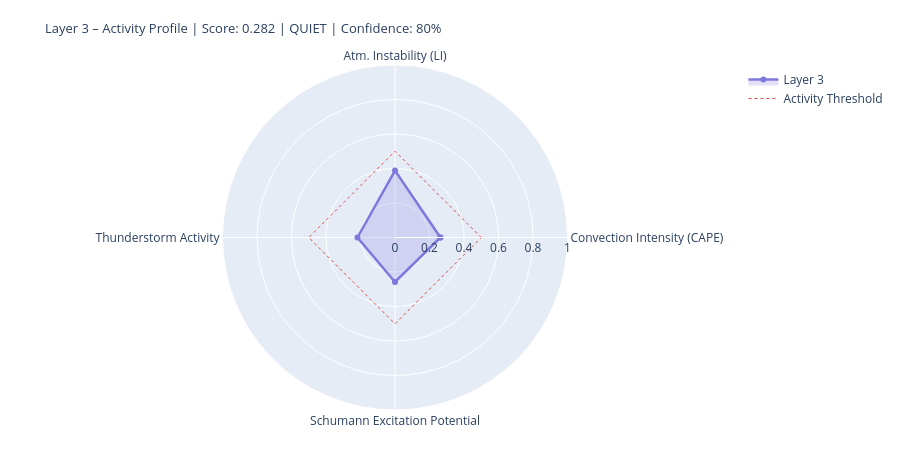

The notebook cell this image was saved under:
### Markdown cell above
---
## 4. State Assessment & Handoff to Layer 4/5

### Code cell
# ============================================================
# LAYER-3-SCORE
# Five dynamic components
# ============================================================

def norm(v, lo, hi):
    if v is None or (isinstance(v, float) and math.isnan(v)): return None
    return round(max(0.0, min(1.0, (v - lo) / (hi - lo))), 4)

# --- 1) Convection intensity (global CAPE mean) ---
cape_mean = df_atm['cape'].dropna().mean() if not df_atm.empty else None
conv_score = norm(cape_mean, 0, 3000)
conv_src   = 'primary' if cape_mean is not None else 'missing'

# --- 2) Atmospheric instability (LI mean) ---
li_mean   = df_atm['li'].dropna().mean() if not df_atm.empty else None
# Negative LI = unstable → higher score
instab_score = norm(-li_mean if li_mean is not None else None, -6, 6)
instab_src   = 'primary' if li_mean is not None else 'missing'

# --- 3) Thunderstorm activity (mean thunder score + WMO count) ---
thunder_mean = df_atm['thunder_score'].mean() if not df_atm.empty else None
n_thunder    = int(df_atm['thunderstorm'].sum()) if not df_atm.empty else 0
thunder_score_val = norm(
    (thunder_mean or 0) * 0.7 + n_thunder * 0.1, 0, 1.0
) if thunder_mean is not None else None
thunder_src = 'primary'

# --- 4) Schumann excitation potential (weighted Schumann contribution) ---
schumann_pot = df_atm['schumann_contribution'].mean() if not df_atm.empty else None
# Boosted by Layer-2 thunderstorm trigger
if schumann_pot is not None and l2_thunder:
    schumann_pot = min(1.0, schumann_pot * 1.2)
schumann_score = norm(schumann_pot, 0, 1.0) if schumann_pot is not None else None
schumann_src   = 'derived'

# --- 5) Storm activity (NASA EONET) ---
# Distinction: None = data not loaded, 0.0 = loaded but no events
storm_score = None
storm_src   = 'missing'
if raw.get('storms') is not None:          # API reached successfully
    storm_score = norm(len(storm_events), 0, 30) if storm_events else 0.0
    storm_src   = 'primary'

# X-Ray and Kp: context only, not in dynamic score
# (X-Ray = Layer-0/4 driver; Kp = geomagnetic index, not a lightning proxy)
xray_context = None
if raw.get('xray'):
    df_xc = pd.DataFrame(raw['xray'])
    fc = next((c for c in df_xc.columns
               if any(k in c.lower() for k in ['flux','long']) and 'time' not in c.lower()),
              df_xc.columns[1])
    df_xc[fc] = pd.to_numeric(df_xc[fc], errors='coerce')
    xray_last = df_xc[fc].dropna().iloc[-1] if not df_xc[fc].dropna().empty else None
    if xray_last:
        xray_class = ('X' if xray_last>=1e-4 else 'M' if xray_last>=1e-5
                      else 'C' if xray_last>=1e-6 else 'B')
        xray_context = {'flux': float(xray_last), 'class': xray_class}
        print(f'X-Ray context: {xray_class}-class ({xray_last:.2e} W/m²)')

# --- Aggregate ---
COMPONENTS = {
    'Convection Intensity (CAPE)':  {'score': conv_score,       'source': conv_src,    'dynamic': True},
    'Atm. Instability (LI)':         {'score': instab_score,     'source': instab_src,  'dynamic': True},
    'Thunderstorm Activity':              {'score': thunder_score_val, 'source': thunder_src, 'dynamic': True},
    'Schumann Excitation Potential':   {'score': schumann_score,   'source': schumann_src,'dynamic': True},
    'Active Storm Events (EONET)': {'score': storm_score,      'source': storm_src,   'dynamic': True},
}

available   = {k: v['score'] for k, v in COMPONENTS.items() if v['score'] is not None}
unavailable = [k for k, v in COMPONENTS.items() if v['score'] is None]
layer3_score = round(sum(available.values()) / len(available), 4) if available else None
confidence   = round(len(available) / len(COMPONENTS), 2)
level = ('unknown' if layer3_score is None
         else 'quiet'   if layer3_score < 0.3
         else 'moderate' if layer3_score < 0.6
         else 'active')
dominant_l3 = max(available, key=available.get) if available else 'none'

# --- Ausgabe ---
W = 68
print('=' * W)
print('LAYER 3 – ATMOSPHERE / WEATHER / THUNDERSTORMS – STATE ASSESSMENT')
print('=' * W)
for name, comp in COMPONENTS.items():
    s = comp['score']
    if s is not None:
        bar = '█' * int(s * 20) + '░' * (20 - int(s * 20))
        print(f'  {name:<36} {bar}  {s:.3f}  [{comp["source"]}]')
    else:
        print(f'  {name:<36} {"─" * 20}  n/a   [missing]')
print('-' * W)
print(f'  Score:        {layer3_score:.3f}  ({len(available)}/{len(COMPONENTS)} components)')
print(f'  Confidence:   {confidence:.0%}')
print(f'  Level:        {level.upper()}')
print(f'  Dominant:     {dominant_l3}')
print(f'  CAPE mean:    {cape_mean:.0f} J/kg' if cape_mean else '  CAPE mean:    n/a')
print(f'  LI mean:      {li_mean:.1f} K' if li_mean is not None else '  LI mean:      n/a')
print(f'  Thunderstorms:{n_thunder} points (WMO)  +  {len(storm_events)} NASA EONET')
print('=' * W)

# Radar
cats   = list(available.keys())
vals_r = list(available.values())
if len(cats) >= 3:
    fig = go.Figure()
    fig.add_trace(go.Scatterpolar(
        r=vals_r + [vals_r[0]], theta=cats + [cats[0]],
        fill='toself', fillcolor='rgba(127,119,221,0.22)',
        line=dict(color='#7F77DD', width=2.5), name='Layer 3'
    ))
    fig.add_trace(go.Scatterpolar(
        r=[0.5] * (len(cats)+1), theta=cats + [cats[0]],
        line=dict(color='#E24B4A', dash='dot', width=1),
        mode='lines', name='Activity Threshold'
    ))
    fig.update_layout(
        title=dict(
            text=f'Layer 3 – Activity Profile | Score: {layer3_score:.3f} | {level.upper()} | Confidence: {confidence:.0%}',
            font=dict(size=13)
        ),
        polar=dict(radialaxis=dict(visible=True, range=[0, 1])),
        height=450, showlegend=True,
        margin=dict(l=60, r=60, t=65, b=40)
    )
    fig.show()

### Figure 1 — Plotly figure (JSON) as saved in the notebook; plotly's stock layout.template omitted (floating-point values rounded to 4 significant figures)
{"data": [{"fill": "toself", "fillcolor": "rgba(127,119,221,0.22)", "line": {"color": "#7F77DD", "width": 2.5}, "name": "Layer 3", "r": [0.2633, 0.3883, 0.2176, 0.258, 0.2633], "theta": ["Convection Intensity (CAPE)", "Atm. Instability (LI)", "Thunderstorm Activity", "Schumann Excitation Potential", "Convection Intensity (CAPE)"], "type": "scatterpolar"}, {"line": {"color": "#E24B4A", "dash": "dot", "width": 1}, "mode": "lines", "name": "Activity Threshold", "r": [0.5, 0.5, 0.5, 0.5, 0.5], "theta": ["Convection Intensity (CAPE)", "Atm. Instability (LI)", "Thunderstorm Activity", "Schumann Excitation Potential", "Convection Intensity (CAPE)"], "type": "scatterpolar"}], "layout": {"height": 450, "margin": {"b": 40, "l": 60, "r": 60, "t": 65}, "polar": {"radialaxis": {"range": [0, 1], "visible": true}}, "showlegend": true, "title": {"font": {"size": 13}, "text": "Layer 3 – Activity Profile | Score: 0.282 | QUIET | Confidence: 80%"}}}
